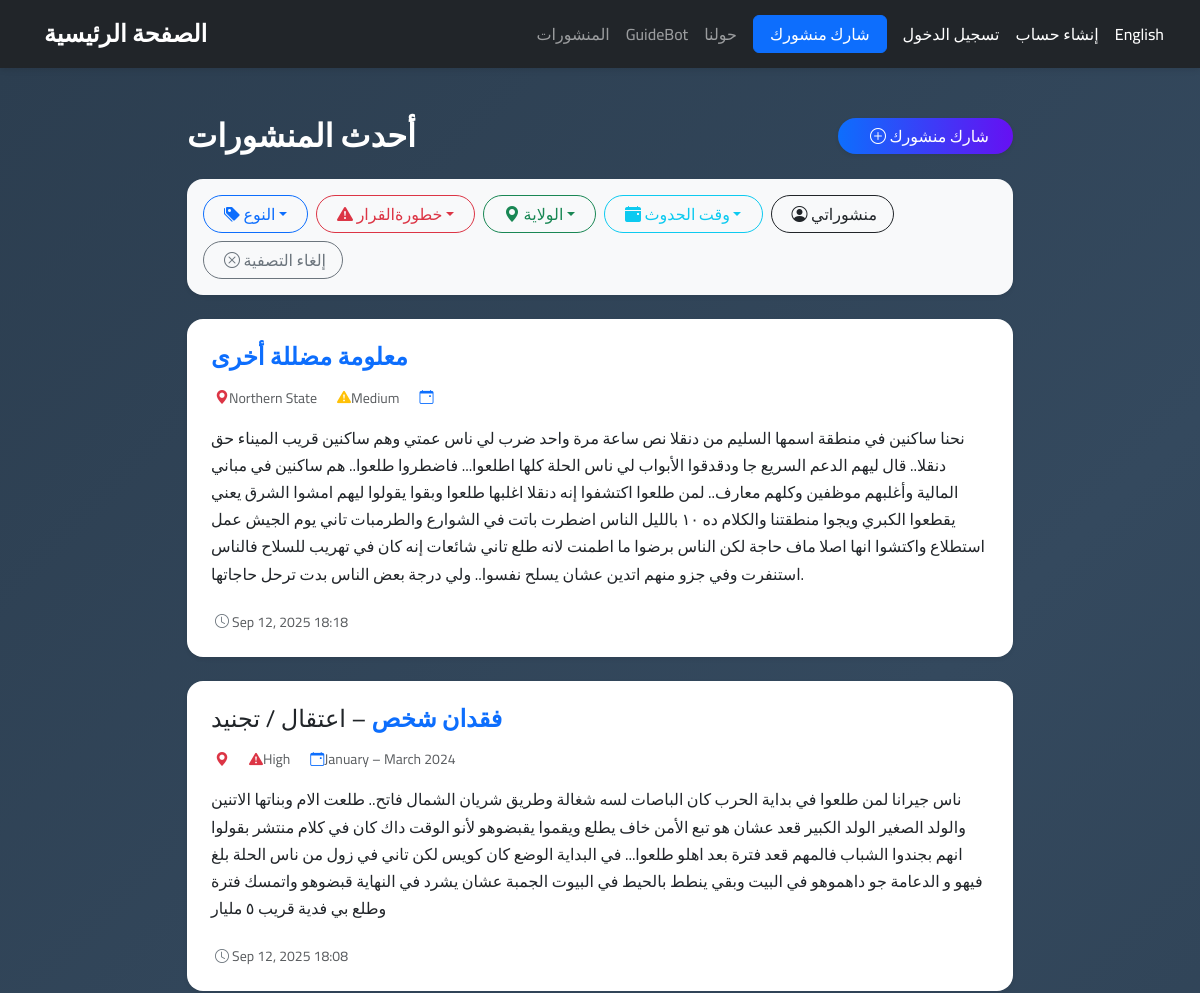
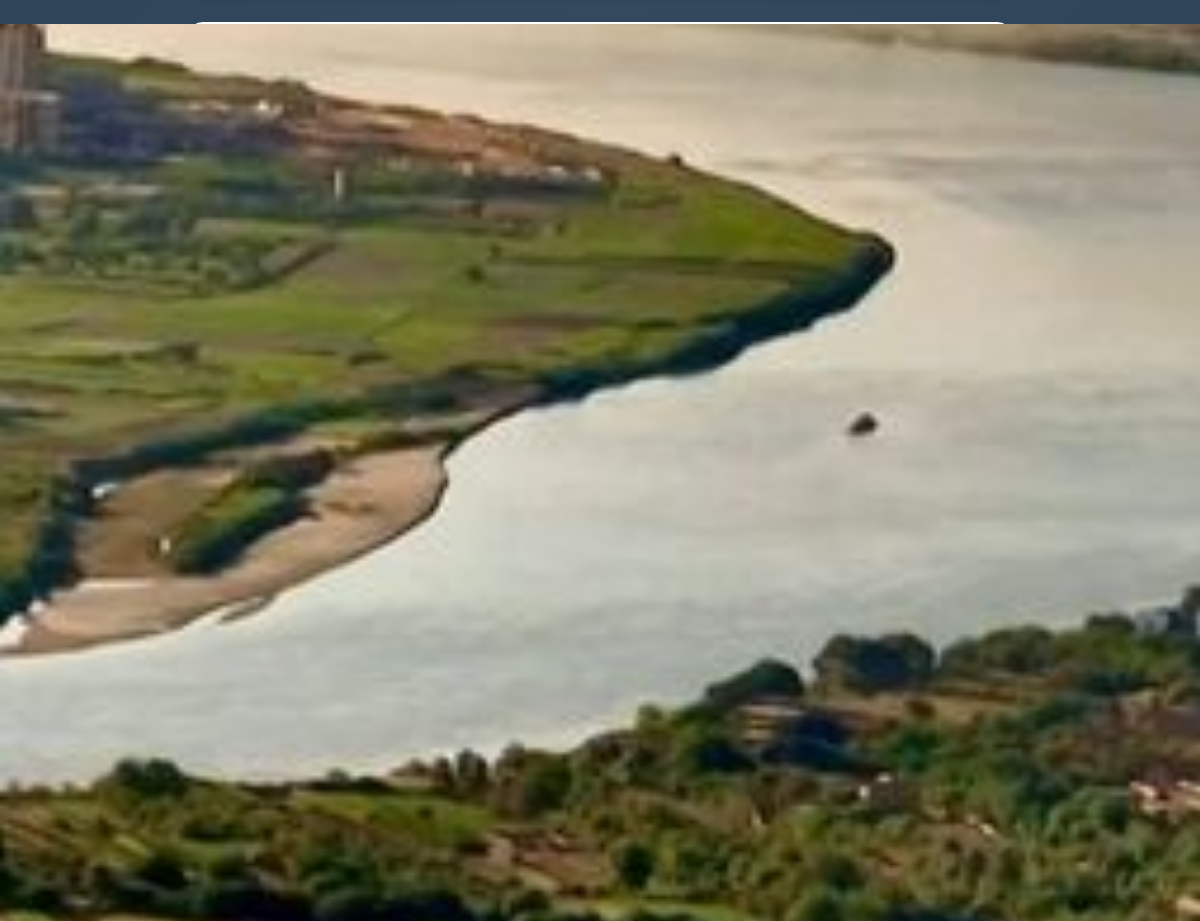
The page /posts on the database its author committed (2 pictures, top to bottom).
### app/database.py (models this page shows)
class Post(db.Model):
    __tablename__ = 'Posts'
    id = db.Column(db.Integer, primary_key=True, autoincrement=True)
    created_at = db.Column(db.DateTime, default=datetime.utcnow, nullable=False)
    time = db.Column(db.String(100), nullable=False)
    user_id = db.Column(db.Integer, db.ForeignKey('Users.id'), nullable=False)
    user = db.relationship('User', back_populates='posts')
    state = db.Column(db.String(80), nullable=False)
    locality = db.Column(db.String(80), nullable=True)           # only for Khartoum/Gezira
    misinfo_type = db.Column(db.String(80), nullable=False)
    followup = db.Column(db.String(120), nullable=True)
    decision = db.Column(db.Boolean, default=False, nullable=False)  # did it lead to a decision?
    danger_level = db.Column(
        db.String(10),
        db.CheckConstraint("danger_level IN ('High','Medium','Low')"),
        nullable=False
    )
    content = db.Column(db.Text, nullable=False)
    media_items = db.relationship('Media', back_populates='post', cascade="all, delete-orphan")

### app/routes.py (the view)
@main.route('/posts', methods=['GET'])
def posts_list():
    lang = request.args.get('lang', 'ar')
    filter_by = request.args.get('filter')
    value = request.args.get('value')
    query = Post.query.options(
        joinedload(Post.user),
        joinedload(Post.media_items)
    )
    if filter_by == "type":
        query = query.filter(Post.misinfo_type == value)
    elif filter_by == "followup":
        query = query.filter(Post.followup == value)
    elif filter_by == "danger":
        query = query.filter(Post.danger_level == value)
    elif filter_by == "state":
        query = query.filter(Post.state == value)
    elif filter_by == "time":
        query = query.filter(Post.time == value)
    elif filter_by == "owner":
        if value == "me" and session.get("user_id"):
            query = query.filter(Post.user_id == session["user_id"])
    posts = query.order_by(Post.created_at.desc(), Post.id.desc()).all()
    return render_template('posts_list.html', lang=lang, posts=posts)

### app/routes.py (called while the page is built)
@main.app_context_processor
def inject_notifications():
    user_id = session.get("user_id")
    notifs = []
    unread_count = 0
    if user_id:
        notifs = Notification.query.filter_by(user_id=user_id).order_by(Notification.created_at.desc()).limit(5).all()
        unread_count = Notification.query.filter_by(user_id=user_id, is_read=False).count()
    return dict(notifications=notifs, unread_count=unread_count)

### app/templates/posts_list.html (shortened to what this page needs)
{% extends "base.html" %}
{% block content %}
<section class="py-5" style="background: linear-gradient(135deg, #2c3e50, #34495e, #2c3e50); min-height: 100vh;">
  <div class="container" style="max-width: 850px;">
    <div class="d-flex justify-content-between align-items-center mb-4 text-white">
      <h2 class="fw-bold m-0">
        {% if lang == 'en' %}Latest Stories{% else %}أحدث المنشورات{% endif %}
      </h2>
      <a class="btn btn-gradient px-4 rounded-pill shadow-sm"
         href="{{ url_for('main.post', lang=lang) if session.get('user_id') else url_for('main.login', lang=lang) }}">
        <i class="bi bi-plus-circle me-2"></i>
        {% if lang == 'en' %}Share a Post{% else %}شارك منشورك{% endif %}
      </a>
    </div>
    <div class="card shadow-sm border-0 rounded-4 mb-4 p-3" style="background: #f8f9fa; position: relative;">
      <div class="d-flex flex-wrap gap-2">
        <div class="dropdown">
          <button class="btn btn-outline-primary rounded-pill px-3 dropdown-toggle" type="button" data-bs-toggle="dropdown">
            <i class="bi bi-tags-fill me-1"></i>
            {% if lang == 'en' %}Type{% else %}النوع{% endif %}
          </button>
        </div>
        <div class="dropdown">
          <button class="btn btn-outline-danger rounded-pill px-3 dropdown-toggle" type="button" data-bs-toggle="dropdown">
            <i class="bi bi-exclamation-triangle-fill me-1"></i>
            {% if lang == 'en' %}Decision Danger{% else %}خطورةالقرار{% endif %}
          </button>
        </div>
        <div class="dropdown">
          <button class="btn btn-outline-success rounded-pill px-3 dropdown-toggle" type="button" data-bs-toggle="dropdown">
            <i class="bi bi-geo-alt-fill me-1"></i>
            {% if lang == 'en' %}State{% else %}الولاية{% endif %}
          </button>
        </div>
        <div class="dropdown">
          <button class="btn btn-outline-info rounded-pill px-3 dropdown-toggle" type="button" data-bs-toggle="dropdown">
            <i class="bi bi-calendar-event-fill me-1"></i>
            {% if lang == 'en' %}Story Time{% else %}وقت الحدوث{% endif %}
          </button>
        </div>
        <a class="btn btn-outline-dark rounded-pill px-3" href="?filter=owner&value=me">
          <i class="bi bi-person-circle me-1"></i>
          {% if lang == 'en' %}My Posts{% else %}منشوراتي{% endif %}
        </a>
        <a class="btn btn-outline-secondary rounded-pill px-3" href="{{ url_for('main.posts_list', lang=lang) }}">
          <i class="bi bi-x-circle me-1"></i>
          {% if lang == 'en' %}Clear{% else %}إلغاء التصفية{% endif %}
        </a>
      </div>
    </div>
    {% for post in posts %}
      <div class="card shadow-sm mb-4 border-0 rounded-4"
           style="background: #fff; transition: 0.2s; border-left: 6px solid #0d6efd;">
        <div class="card-body p-4">
          <h4 class="fw-bold text-primary mb-3">
            {{ post.misinfo_type }}
            {% if post.followup %}
              <span class="text-dark fw-normal">– {{ post.followup }}</span>
            {% endif %}
          </h4>
          <div class="d-flex flex-wrap align-items-center small text-muted mb-3 gap-3">
            <span class="d-flex align-items-center">
              <i class="bi bi-geo-alt-fill text-danger me-1"></i>
              {{ post.state }}{% if post.locality %} – {{ post.locality }}{% endif %}
            </span>
            <span class="d-flex align-items-center">
              <i class="bi bi-exclamation-triangle-fill me-1
                 {% if post.danger_level == 'High' %}text-danger{% elif post.danger_level == 'Medium' %}text-warning{% else %}text-success{% endif %}">
              </i>
              {{ post.danger_level }}
            </span>
            <span class="d-flex align-items-center">
              <i class="bi bi-calendar-event text-primary me-1"></i>
              {{ post.time }}
            </span>
          </div>
          <p class="mb-4 fs-6 text-dark" style="line-height: 1.7;">
            {{ post.content }}
          </p>
          <div class="mt-3 text-muted small">
            <i class="bi bi-clock text-secondary me-1"></i>
            {{ post.created_at.strftime('%b %d, %Y %H:%M') if post.created_at }}
          </div>
        </div>
      </div>
    {% endfor %}
  </div>
</section>
{% endblock %}

### app/templates/base.html (shortened to what this page needs)
<!DOCTYPE html>
<html lang="{{ 'en' if request.args.get('lang') == 'en' else 'ar' }}" dir="{{ 'ltr' if request.args.get('lang') == 'en' else 'rtl' }}">
<head>
    <link href="https://cdn.jsdelivr.net/npm/bootstrap@5.3.0/dist/css/bootstrap.rtl.min.css" rel="stylesheet">
    <link rel="stylesheet" href="https://cdn.jsdelivr.net/npm/bootstrap-icons@1.10.5/font/bootstrap-icons.css">
    <link rel="stylesheet" href="{{ url_for('static', filename='css/style.css') }}">
</head>
<body>
{% if not hide_navbar %}
    <nav class="navbar navbar-expand-lg navbar-dark bg-dark px-3">
        <div class="container-fluid">
            <a class="navbar-brand fw-bold" href="{{ url_for('main.home_fully', lang=request.args.get('lang', 'ar')) }}">
                {% if request.args.get('lang') == 'en' %}
                    Home
                {% else %}
                    الصفحة الرئيسية
                {% endif %}
            </a>
            <div class="collapse navbar-collapse justify-content-end" id="navbarNav">
                <ul class="navbar-nav align-items-center">
                    <li class="nav-item">
                       <a class="nav-link" href="{{ url_for('main.posts_list', lang=request.args.get('lang', 'ar')) }}">
                        {% if request.args.get('lang') == 'en' %} Posts {% else %} المنشورات {% endif %}
                        </a>
                    </li>
                    <li class="nav-item">
                        <a class="nav-link" href="{{ url_for('main.guidebot') }}">GuideBot</a>
                    </li>
                    <li class="nav-item">
                        <a class="nav-link" href="{{ url_for('main.about', lang=request.args.get('lang', 'ar')) }}">
                         {% if request.args.get('lang') == 'en' %}
                          About
                         {% else %}
                        حولنا
                        {% endif %}
                       </a>
                    </li>
<li class="nav-item mx-2">
  {% if session.get('user_id') %}
    <a class="btn btn-primary px-3"
       href="{{ url_for('main.post', lang=request.args.get('lang', 'ar')) }}">
      {% if request.args.get('lang') == 'en' %} Share a Post {% else %} شارك منشورك {% endif %}
    </a>
  {% else %}
    <a class="btn btn-primary px-3"
       href="{{ url_for('main.login', lang=request.args.get('lang', 'ar')) }}">
      {% if request.args.get('lang') == 'en' %} Share a Post {% else %} شارك منشورك {% endif %}
    </a>
  {% endif %}
</li>
      {% if not session.get('user_id') %}
  <li class="nav-item">
    <a class="nav-link text-white"
       href="{{ url_for('main.login', lang=request.args.get('lang', 'ar')) }}">
      {% if request.args.get('lang') == 'en' %} Login {% else %} تسجيل الدخول {% endif %}
    </a>
  </li>
  <li class="nav-item">
    <a class="nav-link text-white"
       href="{{ url_for('main.register', lang=request.args.get('lang', 'ar')) }}">
      {% if request.args.get('lang') == 'en' %} Register {% else %} إنشاء حساب {% endif %}
    </a>
  </li>
{% endif %}
                    <li class="nav-item">
                        {% if request.args.get('lang') == 'en' %}
                            <a class="nav-link text-white" href="{{ url_for('main.home_fully', lang='ar') }}">العربية</a>
                        {% else %}
                            <a class="nav-link text-white" href="{{ url_for('main.home_fully', lang='en') }}">English</a>
                        {% endif %}
                    </li>
                </ul>
            </div>
        </div>
    </nav>
{% endif %}
    <main>
        {% block content %}
        {% endblock %}
    </main>
</body>
</html>

### app/static/css/style.css (style rules this page uses)
body, html { margin: 0; padding: 0; font-family: 'Segoe UI', 'Tahoma', 'Arial', 'Cairo', sans-serif; direction: ltr; background: url("/static/img/bg.jpg") no-repeat center center fixed; background-size: cover; }
.navbar { background-color: #ffffffd8; backdrop-filter: blur(10px); box-shadow: 0 2px 6px rgba(0, 0, 0, 0.1); padding: 0.7rem 1.5rem; z-index: 10; }
.navbar-brand { font-weight: bold; font-size: 1.5rem; }
.nav-link { font-weight: 500; transition: color 0.3s; }

### app/templates/base.html (style rules this page uses)
body { font-family: 'Cairo', sans-serif; }

### app/templates/posts_list.html (style rules this page uses)
html { overflow-y: scroll; }
.btn-gradient { background: linear-gradient(90deg, #0d6efd, #6610f2); color: #fff; font-weight: 500; border: none; }

### rows shown on the page
Post: misinfo_type "معلومة مضللة أخرى", state "Northern State", danger_level "Medium", content "نحنا ساكنين في منطقة اسمها السليم من دنقلا نص ساعة مرة واحد ضرب لي ناس عمتي وهم ساكنين قريب الميناء حق دنقلا.. قال ليهم الدعم السريع جا ودقدقوا الأبواب لي ناس الحلة كلها اطلعوا... فاضطروا طلعوا.. هم ساكنين في مباني المالية وأغلبهم موظفين وكلهم معارف.. لمن طلعوا اكتشفوا إنه دنقلا اغلبها طلعوا وبقوا يقولوا ليهم امشوا الشرق يعني يقطعوا الكبري ويجوا منطقتنا والكلام ده ١٠ بالليل الناس اضطرت باتت في الشوارع والطرمبات تاني يوم الجيش عمل استطلاع واكتشوا انها اصلا ماف حاجة لكن الناس برضوا ما اطمنت لانه طلع تاني شائعات إنه كان في تهريب للسلاح فالناس استنفرت وفي جزو منهم اتدين عشان يسلح نفسوا.. ولي درجة بعض الناس بدت ترحل حاجاتها.", created_at "Sep 12, 2025 18:18"
Post: misinfo_type "فقدان شخص", followup "اعتقال / تجنيد", danger_level "High", time "January – March 2024", content "ناس جيرانا لمن طلعوا في بداية الحرب كان الباصات لسه شغالة وطريق شريان الشمال فاتح.. طلعت الام وبناتها الاتنين والولد الصغير الولد الكبير قعد عشان هو تبع الأمن خاف يطلع ويقموا يقبضوهو لأنو الوقت داك كان في كلام منتشر بقولوا انهم بجندوا الشباب فالمهم قعد فترة بعد اهلو طلعوا... في البداية الوضع كان كويس لكن تاني في زول من ناس الحلة بلغ فيهو و الدعامة جو داهموهو في البيت وبقي ينطط بالحيط في البيوت الجمبة عشان يشرد في النهاية قبضوهو واتمسك فترة وطلع بي فدية قريب ٥ مليار", created_at "Sep 12, 2025 18:08"
Post: misinfo_type "طرق غير امنة", followup "حواجز", danger_level "High", time "July – September 2023", content "كان في زول صحبي قاعد في أمبدة. في يوم من الأيام جا واحد جاريهو وقال ليهو: \"ياخ سمعت؟ الجماعة ديل قافلين الشارع الرئيسي، أي زول بمشي هناك بلموهو. أها أحسن ما تطلع الليلة.\" صحبي كان محتاج يمشي يجيب دواء الضغط لأمو من صيدلية في السوق. لمن سمع الكلام دا خاف وقال: \"خلاص أنا بقعد الليلة، بطلع بكرة الصباح.\" لكن في الحقيقة الشارع ما كان مقفول ولا فيهو مشاكل، والدواء كان متوفر في نفس اليوم. تاني يوم لمن مشى الصيدلية، لقى الدواء خلاص انتهى، وأمو قعدت يومين من غير علاج، وصحتها اتدهورت شديد. بعدها قال جملة انا عجبتني والله وعايز احكيها: \"والله يا جماعة، الكضب والإشاعات دي بتكسر ضهر الناس، خلونا نتأكد من الخبر قبل ما نعمل بيهو قرار."
Post: misinfo_type "فقدان ممتلكات", followup "عقار - منازل - مزارع - محلات تجارية", state "Gezira", locality "محلية الكاملين", danger_level "Medium", content "قدنا بيتنا لما الدعامة دخلو مدني واضطرينا نطلع لانه سمعنا انهم داحلين البيوت والوفت داك كان لسة فعليا مافي زول بيتو اتهبش ... احنا خفنا وطلعنا بدون تجهيزات او نلم حاجاتنا والحمدلله", created_at "Sep 12, 2025 18:03"
Post: misinfo_type "طرق غير امنة", locality "محلية الخرطوم", danger_level "Medium", time "October – December 2023", content "احنا كنا في الخرطوم الصحافة وقعدنا تمانية شهور لحدي ما قدرنا نطلع ونسمع انه طريق الخرطوم عطبرة امن ومافيهو تفتيش ... احنا كنا تلاتة بنات وراجلين وطفلة .. للاسف الطريق كله تفتيش دعامة واحنا الينات اتفتشنا برضو ووصلنا عطبرة في يوم ونص", created_at "Sep 12, 2025 18:02"
